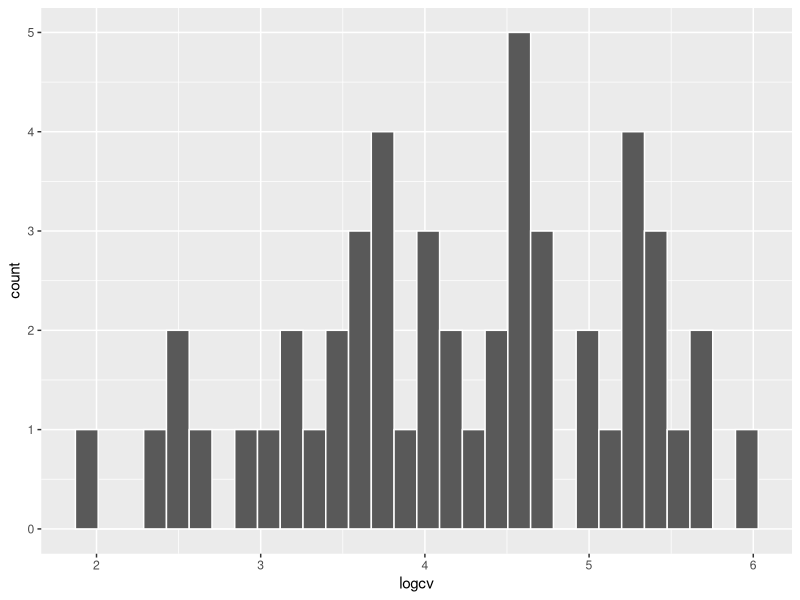
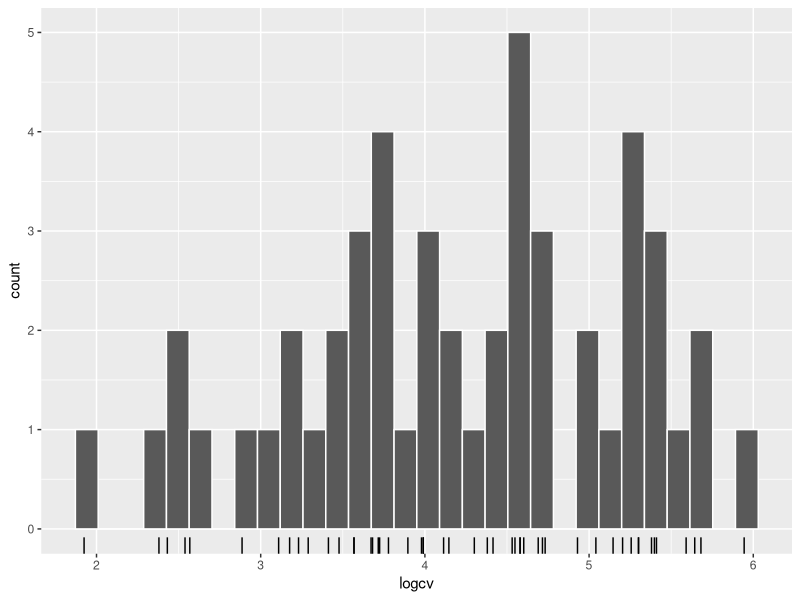
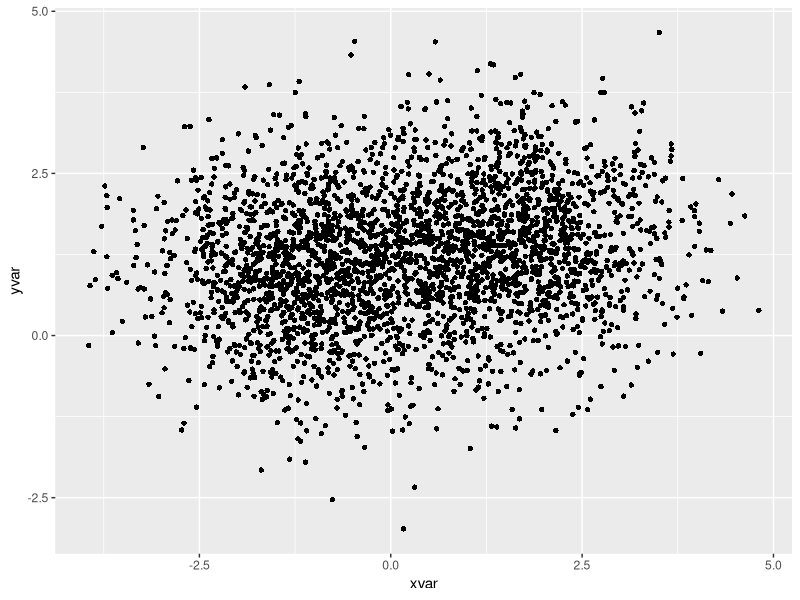
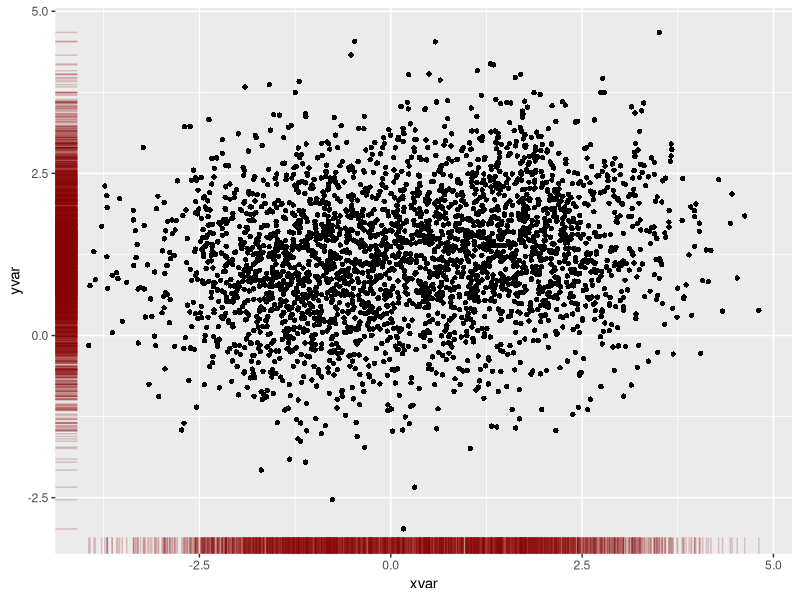

R code for these plots, in order:
## ---- chunk 1
knitr::opts_chunk$set(echo = TRUE)
## ---- chunk 2
  suppressMessages(library(tidyverse))
  suppressPackageStartupMessages(library(knitr))
  options(scipen = 1000)
## ---- chunk 3
testes <- read_csv("pac_demo.csv") %>%
          mutate(logcv = log10(copias_cv)) %>%
          select(c(codepac, logcv, contagem_cd4, contagem_cd8))
## ---- chunk 4
gr1 <- ggplot(data = testes, mapping = aes(x = logcv)) + 
  geom_histogram(color = "white") 
gr1
## ---- chunk 5
gr1 + geom_rug()
## ---- chunk 6
set.seed(10005)
xvar <- c(rnorm(1500, mean = -1), rnorm(1500, mean = 1.5))
yvar <- c(rnorm(1500, mean = 1), rnorm(1500, mean = 1.5))
zvar <- as.factor(c(rep(1, 1500), rep(2, 1500)))
xy <- tibble(xvar, yvar, zvar)
## ---- chunk 7
gr2 <- ggplot(xy, aes(x = xvar, y = yvar)) + geom_point(shape = 16)
gr2
## ---- chunk 8
gr2 + geom_rug(color = "darkred", alpha = 0.2)
